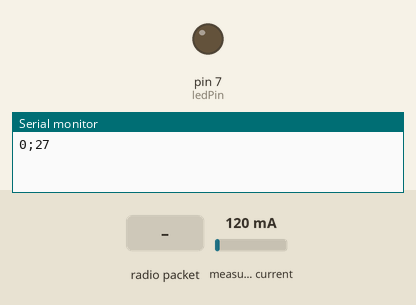
Bench run of a sketch on a simulated Arduino Uno, built with avr-gcc and run on an emulated ATmega328P. Parts: output pins drawn as LEDs (lit = HIGH), the last lines printed to the serial monitor. The test bench sets the inputs (shaded band); at power-on: measured current 120 mA. No radio packets arrive unless stated.

Above: at 0.19 s.
At 1.3 s:
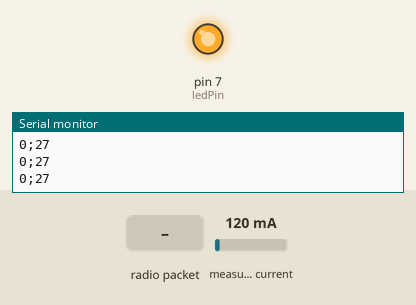
1.4 s: radio packet "5" arrives
Timing chart, 0 to 4.4 s (numbered marks = the images above; inputs shaded):
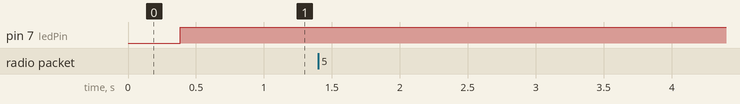

The sketch:

ArduinoBRicezioneSensoriserialeV2.ino
```cpp
#include <RF24.h>
#include <printf.h>
#include "EmonLib.h"

/*
 * TOROIDE
 */
EnergyMonitor emon1;             // caricoBoiler
int carico = -1;
const int pin_carico = 0;
int tensione=230;
double Irms;
/*
* Library: TMRh20/RF24, https://github.com/tmrh20/RF24/
*/
RF24 radio(9, 8); // CE, CSN
const byte address[6] = "00001";
/*
 * SONDA NCT
 */
int pin= A3;
double VOLT=5;
double v;/*voltaggio tra 0 e 1023*/
double volt;/* voltaggio reale tra o e 5 volt*/
double Rt;/* resistenza del termistore*/
double R1=10000;/*resistenza in ohm che abbiamo messo noi*/
double temp;/* temperatura in Kelvin*/
double Temperatura;
/**
 * led ricezione
 */
int ledPin = 7;


void setup() {
  //EMON INIT
  emon1.current(pin_carico,29);
  Serial.begin(9600);
  radio.begin();
  radio.openReadingPipe(0, address);
  radio.setPALevel(RF24_PA_MIN);
  radio.startListening();
  pinMode(ledPin, OUTPUT);
}

void loop() {
  /**lettura toroide**/
  Irms = emon1.calcIrms(1480);
  carico=Irms*tensione;
  if(carico<-100 || carico>5000){
     carico=-9999;
  }
  char car[50];
  sprintf(car,"%d",carico);
  char boiler[50]="0;";//codifica 0 per boiler
  strcat(boiler,car);
  Serial.println(boiler);
  delay(200);
  /**ricezione**/
  if (radio.available()) {
    digitalWrite(ledPin, LOW);
    char text[50] = "1;";//codifica 1 per la stringa completa, 0 per boiler
    char ptext[50] = "";
    char tens[3]="";
    radio.read(&ptext, sizeof(text));
    strcat(text,ptext);
    /**estrai tensione**/
    tens[0]=text[0];
    tens[1]=text[1];
    tens[2]=text[2];
    tensione=atoi(tens);

    //check
    if(tensione>300 || tensione<200){
      tensione=230;
    }


    /**lettura sonda ntc**/
    v=analogRead(pin);/*leggiamo il valore della tensione ai capi di R1*/
    volt=VOLT*v/1023;/* riportiamo la tensiOne tra 0 e 5 volt con una proporzione*/
    Rt=R1*(VOLT/volt-1);/*resistenza del termistore*/
    temp=1/(0.001125308852122+(0.000234711863267*log(Rt))+(0.000000085663516*log(Rt)*log(Rt)*log(Rt)));/*calcolo la temperatura con la formula di Steinhart-Hart*/
    Temperatura=temp-273.15;/* gradi Chelsius*/


     /**concatenazione**/
    char temp[50];
    sprintf(car,"%d",carico);
    dtostrf(Temperatura,5, 2, temp);
    strcat(text,car);
    strcat(text,";");
    strcat(text,temp);
    Serial.println(text);
  }
  digitalWrite(ledPin, HIGH);
  //delay(800);


}
```
